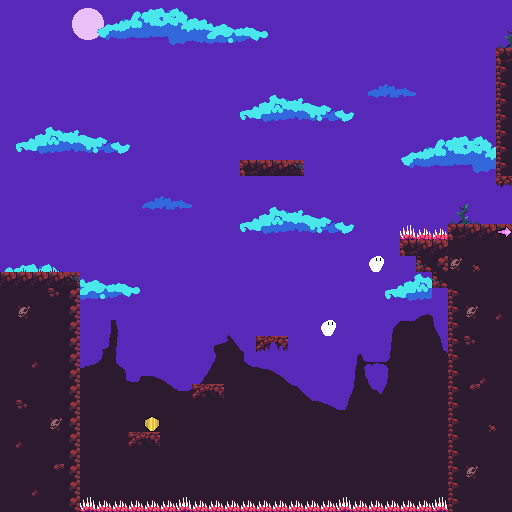

Tiled map render using the project's own tile images. Description and the map definition, with tile-layer contents summarised, below:
An orthogonal 32x32 tile map with 16x16 px tiles, 6 tile layers (background, middle, middle-near, near, ...), 11 tilesets and 27 objects.

<map version="1.5" tiledversion="1.6.0" orientation="orthogonal" renderorder="right-down" width="32" height="32" tilewidth="16" tileheight="16" infinite="0" nextlayerid="26" nextobjectid="85">
 <tileset firstgid="1" source="wastelandsky.tsx" />
 <tileset firstgid="513" source="wasteland.tsx" />
 <tileset firstgid="1025" source="dungeon 16x16.tsx" />
 <tileset firstgid="13313" source="wastelandmountains.tsx" />
 <tileset firstgid="13825" source="spike_ground5.tsx" />
 <tileset firstgid="13826" source="spike_ground4.tsx" />
 <tileset firstgid="13827" source="plattoon.tsx" />
 <tileset firstgid="17923" source="watelandmountains2.tsx" />
 <tileset firstgid="18435" source="clouds.tsx" />
 <tileset firstgid="18677" source="characters.tsx" />
 <tileset firstgid="18741" source="sheet.tsx" />
 <layer id="1" name="background" width="32" height="32">
  <data>[1024 cells, 1024 non-empty, 11 distinct tile ids]</data>
 </layer>
 <layer id="6" name="middle" width="32" height="32">
  <data>[1024 cells, 780 non-empty, 524 distinct tile ids]</data>
 </layer>
 <layer id="7" name="middle-near" width="32" height="32">
  <data>[1024 cells, 0 non-empty, 0 distinct tile ids]</data>
 </layer>
 <layer id="8" name="near" width="32" height="32">
  <data>[1024 cells, 0 non-empty, 0 distinct tile ids]</data>
 </layer>
 <layer id="2" name="graphics" width="32" height="32">
  <data>[1024 cells, 210 non-empty, 27 distinct tile ids]</data>
 </layer>
 <layer id="10" name="overgraphics" width="32" height="32">
  <data>[1024 cells, 1 non-empty, 1 distinct tile ids]</data>
 </layer>
 <objectgroup id="3" name="ground">
  <object id="7" x="496" y="240" width="16" height="272" />
  <object id="10" x="496" y="48" width="16" height="137.627" />
  <object id="29" x="0" y="0" height="224" />
  <object id="36" x="0" y="271.833" width="80" height="240.167" />
  <object id="40" x="448" y="224" width="48" height="288" />
  <object id="60" x="400.091" y="239.909" width="48.0909" height="16.3636" />
  <object id="61" x="416" y="256.091" width="32.0909" height="16.0909" />
  <object id="62" x="432.182" y="272.182" width="16.2727" height="16.2727" />
  <object id="63" x="240" y="159.875" width="64.625" height="16.125" />
  <object id="64" x="128" y="432" width="32" height="16" />
  <object id="65" x="192" y="384" width="32" height="16" />
  <object id="66" x="1" y="1.25" width="510.25" height="1.25" />
  <object id="67" x="510.25" y="2.25" width="0.5" height="45.25" />
  <object id="70" x="256" y="336" width="32" height="16" />
  <object id="84" x="0" y="224" height="48" />
 </objectgroup>
 <objectgroup id="4" name="spikes">
  <object id="11" x="80" y="496" width="16" height="16" />
  <object id="12" x="176" y="496" width="16" height="16" />
  <object id="13" x="336" y="496" width="16" height="16" />
  <object id="15" x="96" y="500.552" width="80" height="11.4481" />
  <object id="17" x="192" y="500.552" width="144" height="11.4481" />
  <object id="38" x="352" y="501.462" width="80" height="10.5377" />
  <object id="39" x="432" y="496" width="16" height="16" />
  <object id="57" x="399.818" y="224.909" width="48" height="13.2727" />
 </objectgroup>
 <objectgroup id="9" name="levelEnd">
  <object id="8" x="496" y="224.75" width="16" height="15.25" />
 </objectgroup>
 <objectgroup id="5" name="doublejump">
  <object id="58" x="368.182" y="256" width="16.1818" height="16.1818" />
  <object id="59" x="320.182" y="320" width="16.9091" height="16.3636" />
 </objectgroup>
 <objectgroup id="12" name="bullets" />
 <objectgroup id="24" name="coin">
  <object id="69" x="144" y="416" width="16" height="16" />
 </objectgroup>
 <objectgroup id="25" name="skeleton" />
</map>
